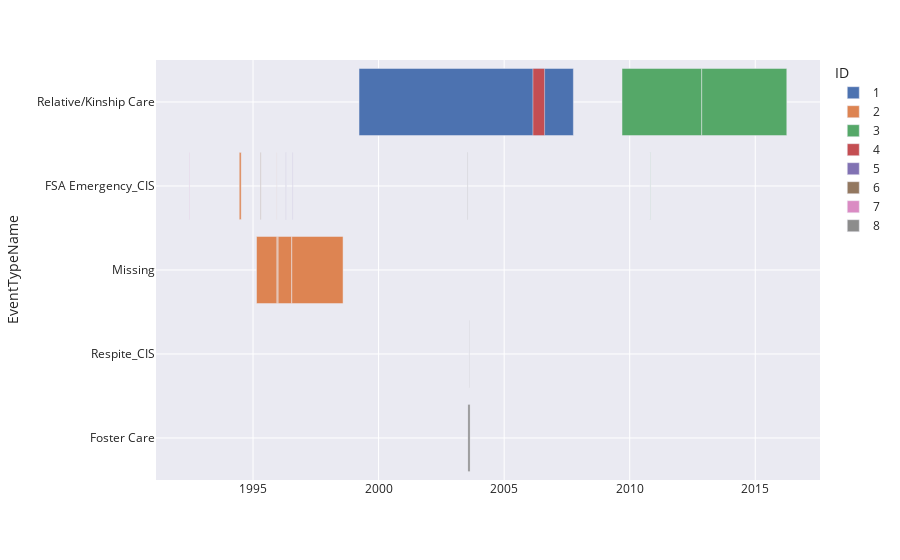

Notebook source saved alongside this figure:
### Code cell
fig = px.timeline(df5, x_start="EventStart", x_end="EventEnd", y="EventTypeName", color="ID")
fig.update_yaxes(autorange="reversed")
fig.show()

### Figure 1 — Plotly figure (JSON) as saved in the notebook; plotly's stock layout.template omitted (floating-point values rounded to 4 significant figures)
{"data": [{"alignmentgroup": "True", "base": ["1999-03-23T00:00:00"], "hovertemplate": "ID=1<br>EventStart=%{base}<br>EventEnd=%{x}<br>EventTypeName=%{y}<extra></extra>", "legendgroup": "1", "marker": {"color": "rgb(76,114,176)", "pattern": {"shape": ""}}, "name": "1", "offsetgroup": "1", "orientation": "h", "showlegend": true, "textposition": "auto", "type": "bar", "x": [269395200000], "xaxis": "x", "y": ["Relative/Kinship Care"], "yaxis": "y"}, {"alignmentgroup": "True", "base": ["1995-12-15T00:00:00", "1995-12-30T00:00:00", "1995-12-16T00:00:00", "1995-02-21T00:00:00", "1994-06-15T00:00:00", "1996-07-18T00:00:00"], "hovertemplate": "ID=2<br>EventStart=%{base}<br>EventEnd=%{x}<br>EventTypeName=%{y}<extra></extra>", "legendgroup": "2", "marker": {"color": "rgb(221,132,82)", "pattern": {"shape": ""}}, "name": "2", "offsetgroup": "2", "orientation": "h", "showlegend": true, "textposition": "auto", "type": "bar", "x": [86400000, 17280000000, 1123200000, 25574400000, 2419200000, 64454400000], "xaxis": "x", "y": ["FSA Emergency_CIS", "Missing", "Missing", "Missing", "FSA Emergency_CIS", "Missing"], "yaxis": "y"}, {"alignmentgroup": "True", "base": ["2010-10-26T00:00:00", "2010-10-29T00:00:00", "2012-11-12T00:00:00", "2009-09-11T00:00:00"], "hovertemplate": "ID=3<br>EventStart=%{base}<br>EventEnd=%{x}<br>EventTypeName=%{y}<extra></extra>", "legendgroup": "3", "marker": {"color": "rgb(85,168,104)", "pattern": {"shape": ""}}, "name": "3", "offsetgroup": "3", "orientation": "h", "showlegend": true, "textposition": "auto", "type": "bar", "x": [259200000, 259200000, 107049600000, 100051200000], "xaxis": "x", "y": ["FSA Emergency_CIS", "FSA Emergency_CIS", "Relative/Kinship Care", "Relative/Kinship Care"], "yaxis": "y"}, {"alignmentgroup": "True", "base": ["2006-02-23T00:00:00"], "hovertemplate": "ID=4<br>EventStart=%{base}<br>EventEnd=%{x}<br>EventTypeName=%{y}<extra></extra>", "legendgroup": "4", "marker": {"color": "rgb(196,78,82)", "pattern": {"shape": ""}}, "name": "4", "offsetgroup": "4", "orientation": "h", "showlegend": true, "textposition": "auto", "type": "bar", "x": [14688000000], "xaxis": "x", "y": ["Relative/Kinship Care"], "yaxis": "y"}, {"alignmentgroup": "True", "base": ["1996-04-19T00:00:00", "1996-04-30T00:00:00", "1996-08-02T00:00:00"], "hovertemplate": "ID=5<br>EventStart=%{base}<br>EventEnd=%{x}<br>EventTypeName=%{y}<extra></extra>", "legendgroup": "5", "marker": {"color": "rgb(129,114,179)", "pattern": {"shape": ""}}, "name": "5", "offsetgroup": "5", "orientation": "h", "showlegend": true, "textposition": "auto", "type": "bar", "x": [259200000, 172800000, 259200000], "xaxis": "x", "y": ["FSA Emergency_CIS", "FSA Emergency_CIS", "FSA Emergency_CIS"], "yaxis": "y"}, {"alignmentgroup": "True", "base": ["1995-04-21T00:00:00"], "hovertemplate": "ID=6<br>EventStart=%{base}<br>EventEnd=%{x}<br>EventTypeName=%{y}<extra></extra>", "legendgroup": "6", "marker": {"color": "rgb(147,120,96)", "pattern": {"shape": ""}}, "name": "6", "offsetgroup": "6", "orientation": "h", "showlegend": true, "textposition": "auto", "type": "bar", "x": [604800000], "xaxis": "x", "y": ["FSA Emergency_CIS"], "yaxis": "y"}, {"alignmentgroup": "True", "base": ["1992-06-17T00:00:00"], "hovertemplate": "ID=7<br>EventStart=%{base}<br>EventEnd=%{x}<br>EventTypeName=%{y}<extra></extra>", "legendgroup": "7", "marker": {"color": "rgb(218,139,195)", "pattern": {"shape": ""}}, "name": "7", "offsetgroup": "7", "orientation": "h", "showlegend": true, "textposition": "auto", "type": "bar", "x": [432000000], "xaxis": "x", "y": ["FSA Emergency_CIS"], "yaxis": "y"}, {"alignmentgroup": "True", "base": ["2003-08-09T00:00:00", "2003-07-18T00:00:00", "2003-07-24T00:00:00"], "hovertemplate": "ID=8<br>EventStart=%{base}<br>EventEnd=%{x}<br>EventTypeName=%{y}<extra></extra>", "legendgroup": "8", "marker": {"color": "rgb(140,140,140)", "pattern": {"shape": ""}}, "name": "8", "offsetgroup": "8", "orientation": "h", "showlegend": true, "textposition": "auto", "type": "bar", "x": [259200000, 518400000, 2678400000], "xaxis": "x", "y": ["Respite_CIS", "FSA Emergency_CIS", "Foster Care"], "yaxis": "y"}], "layout": {"barmode": "overlay", "legend": {"title": {"text": "ID"}, "tracegroupgap": 0}, "margin": {"t": 60}, "xaxis": {"anchor": "y", "domain": [0, 1], "type": "date"}, "yaxis": {"anchor": "x", "autorange": "reversed", "domain": [0, 1], "title": {"text": "EventTypeName"}}}}
